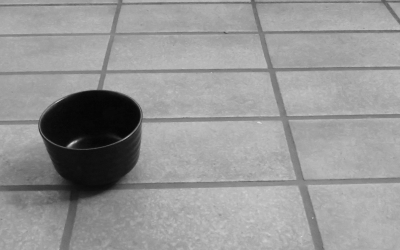
#> input picture Bahan-cups-one.png, 400 x 250 px, found by its file name
$ jupyter execute proses-pembagian.ipynb
#> lines starting #> are read from the running program, lines starting #| are printed output that depends on the picture
[cell 1]
import cv2
import numpy as np
image1 = cv2.imread('bahan-cups-one.png')
#> image1 is the input picture: shape (250, 400, 3); min 4, max 221, mean 150.2
image2 = cv2.imread('bahan-cups-three.png')
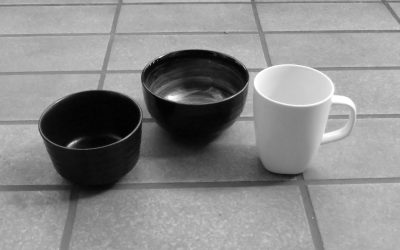
#> input picture Bahan-cups-three.png, 400 x 250 px, found by its file name
#> image2 is the input picture: shape (250, 400, 3); min 1, max 255, mean 137.4

[cell 2]
hasil_proses_pembagian= np.zeros_like(image1)

[cell 3]
height, width, channels = image1.shape
#> height = 250; width = 400; channels = 3

for y in range(height):
    for x in range(width):

        b1, g1, r1 = image1[y, x].astype(np.float32) / 255
        b2, g2, r2 = image2[y, x].astype(np.float32) / 255

        red = (r1 / r2)  if r2 != 0 else r1
        green = (g1 / g2)  if g2 != 0 else g1
        blue = (b1 / b2)  if b2 != 0 else b1

        red = red * 255
        green = green * 255
        blue = blue * 255

        if red > 255:
            red = 255
        elif red < 0:
            red = 0

        if green > 255:
            green = 255
        elif green < 0:
            green = 0

        if blue > 255:
            blue = 255
        elif blue < 0:
            blue = 0
        hasil_proses_pembagian[y, x] = [int(blue), int(green), int(red)]
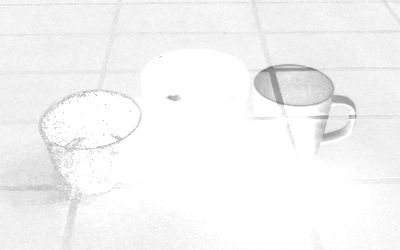
#> hasil_proses_pembagian: shape (250, 400, 3); min 119, max 255, mean 244.5

[cell 4]
cv2.imshow("poses-pembagian-citra", hasil_proses_pembagian )
cv2.waitKey(0)
cv2.destroyAllWindows()
cv2.imwrite('proses-pembagian.jpg',hasil_proses_pembagian)
#> Out = True
